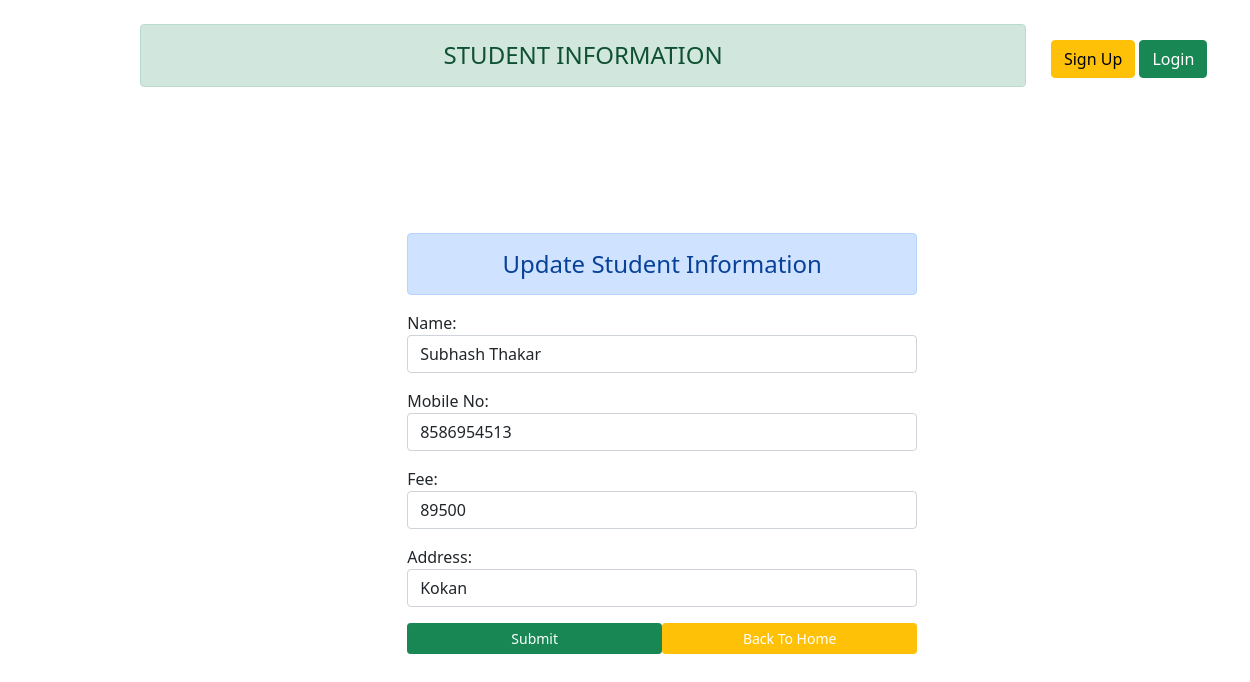
The page /up/19/ on the database its author committed.
### app/models.py (models this page shows)
class StudentInfo(models.Model):
    name = models.CharField(max_length=35)
    Mobile_No = models.IntegerField()
    Fee = models.IntegerField()
    Address = models.CharField(max_length=100)

### app/views.py (the view)
# urls.py: path("up/<int:pk>/", update_view, name="update_url"),
def update_view(request, pk):
    obj = StudentInfo.objects.get(id=pk)
    form = StudentForm(instance=obj)
    template_name = "app/updatepage.html"
    if request.method == "POST":
        form = StudentForm(request.POST, instance=obj)
        if form.is_valid:
            form.save()
            return redirect("retrieve")
    return render (request, template_name, locals())

### app/forms.py
class StudentForm(forms.ModelForm):
    class Meta:
        fields = "__all__"
        model = StudentInfo
        widgets = {
            "name":forms.TextInput(attrs={"class":"form-control"}),
            "Mobile_No":forms.NumberInput( attrs={"class":"form-control"}),
            "Fee":forms.NumberInput(attrs={"class":"form-control"}),
            "Address":forms.TextInput(attrs={"class":"form-control"}),
        }

### templates/app/updatepage.html (shortened to what this page needs)
{% extends "app/base.html" %}
{% block content %}
<div class="row ">
    <div class="col-sm-6 offset-3 ">
        <h4 class="alert alert-primary">Update Student Information </h4>
        <form method="POST" class="text-start">
            {{form.as_p}}
            <input type="submit" class="btn btn-success col-6 btn-sm" value="Submit">
            <a href="{% url "retrieve" %}" class="btn btn-warning text-white col-6 btn-sm float-end">Back To Home</a>
        </form>
    </div>
</div>
{% endblock %}

### rows shown on the page
StudentInfo: name "Subhash Thakar", Mobile_No "8586954513", Fee "89500", Address "Kokan"
